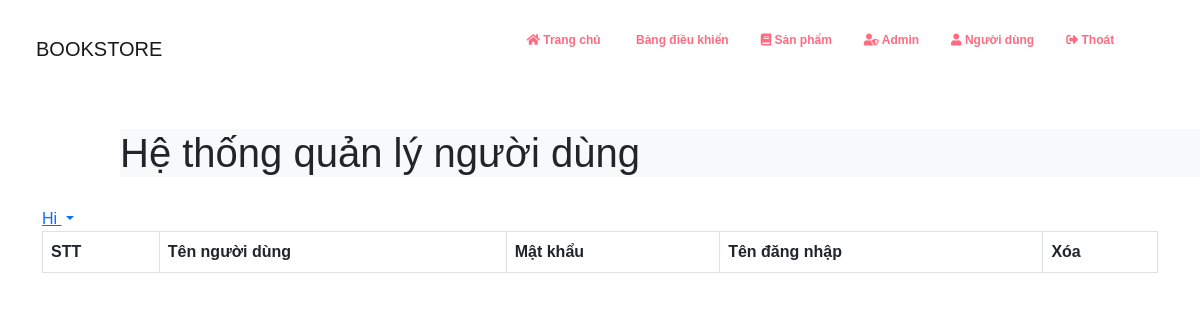
The page /admin/user.php on the database as committed earlier.
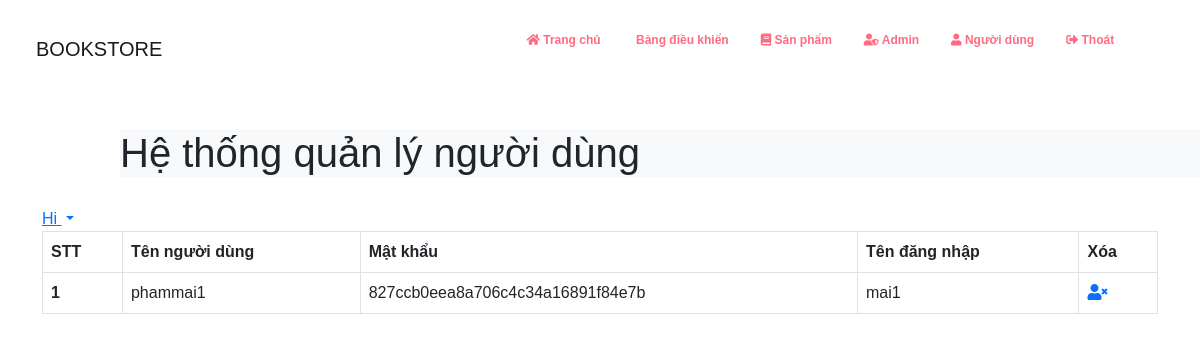
The same page on the database as committed later.
### tables this page shows
CREATE TABLE `user` (
  `id` int(11) NOT NULL,
  `user_name` varchar(255) NOT NULL,
  `password` varchar(255) NOT NULL,
  `name` varchar(255) NOT NULL
);

### admin/user.php (the view, shortened to what this page needs)
    <?php
    include 'header.php';
?>
<head>
    <h1 class="bg-light"style="margin-left: 10%;">Hệ thống quản lý người dùng</h1>
</head>
<main>
<div class="container">
               <div class="col-md-offset-8 col-md-2">
                        <div class="dropdown">
                            <a href="" class="dropdown-toggle logout" data-toggle="dropdown">
                                <?php
                                echo 'Hi '.$_SESSION['ad_name']; ?>
                                <span class="caret"></span></a>
                            </div>
                </div>
        <table class="table table-bordered">
            <thead>
                <tr>
                <th scope="col">STT</th>
                    <th scope="col">Tên người dùng</th>
                    <th scope="col">Mật khẩu</th>
                    <th scope="col">Tên đăng nhập</th>
                    <th scope="col">Xóa</th>
                </tr>
            </thead>
            <tbody>
            <?php
      $conn=mysqli_connect('localhost','root','','bookstore');
                    $sql = "SELECT*FROM user";
                    $result = mysqli_query($conn,$sql);
                    if(mysqli_num_rows($result)>0){
                       while($row=mysqli_fetch_assoc($result)){
                           echo '<tr>';
                           echo '<th scope="row">'.$row['id'].'</th>';
                           echo '<td>'.$row['user_name'].'</td>';
                           echo '<td>'.$row['password'].'</td>';
                           echo '<td>'.$row['name'].'</td>';
                           echo '<td><a href="useredit.php?id='.$row['id'].'"><i class="fas fa-user-times"></i></a></td>';
                           echo '</tr>';
                       }
                    }
                ?>
            </tbody>
            </table>
                </div>
    </main>
<?php
include'footer.php';
?>
</html>

Rows that differ between the two databases and show on the page:
added user: id "1", user_name "phammai1", password "827ccb0eea8a706c4c34a16891f84e7b", name "mai1"
